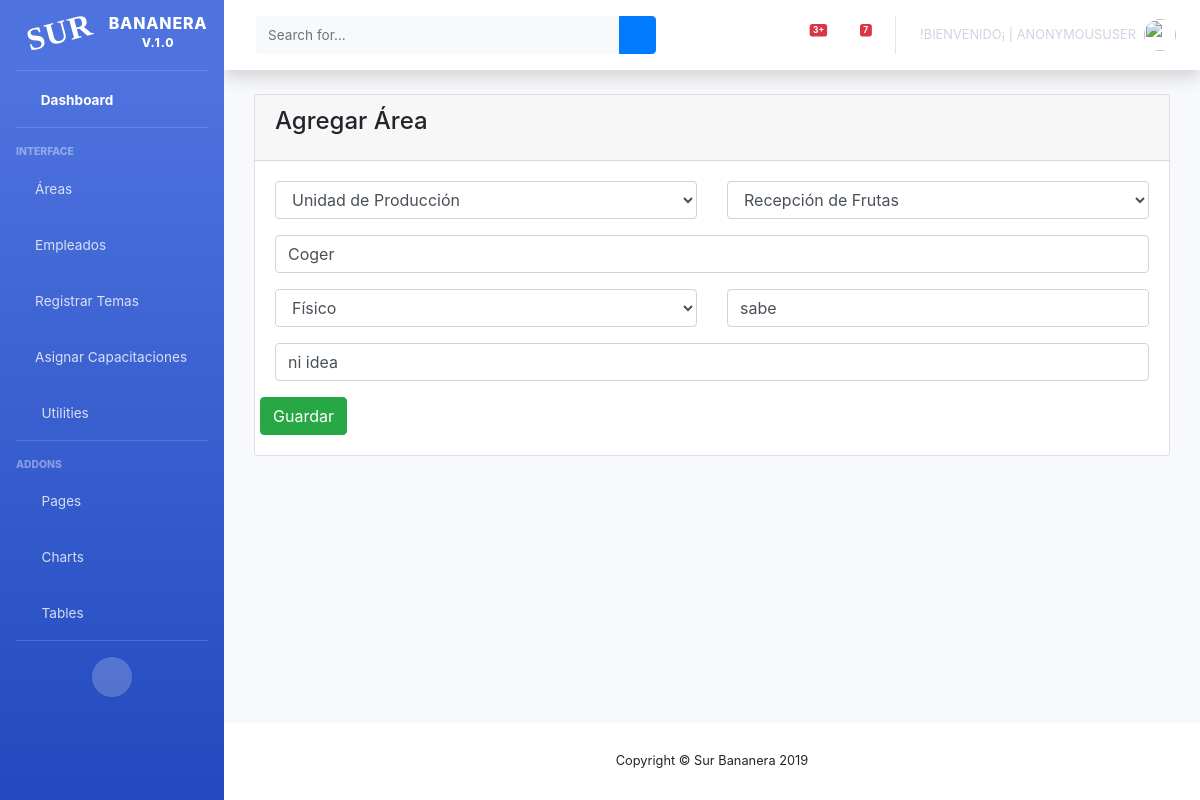
Before: /bananera/editarAreas/1 with the older database file.
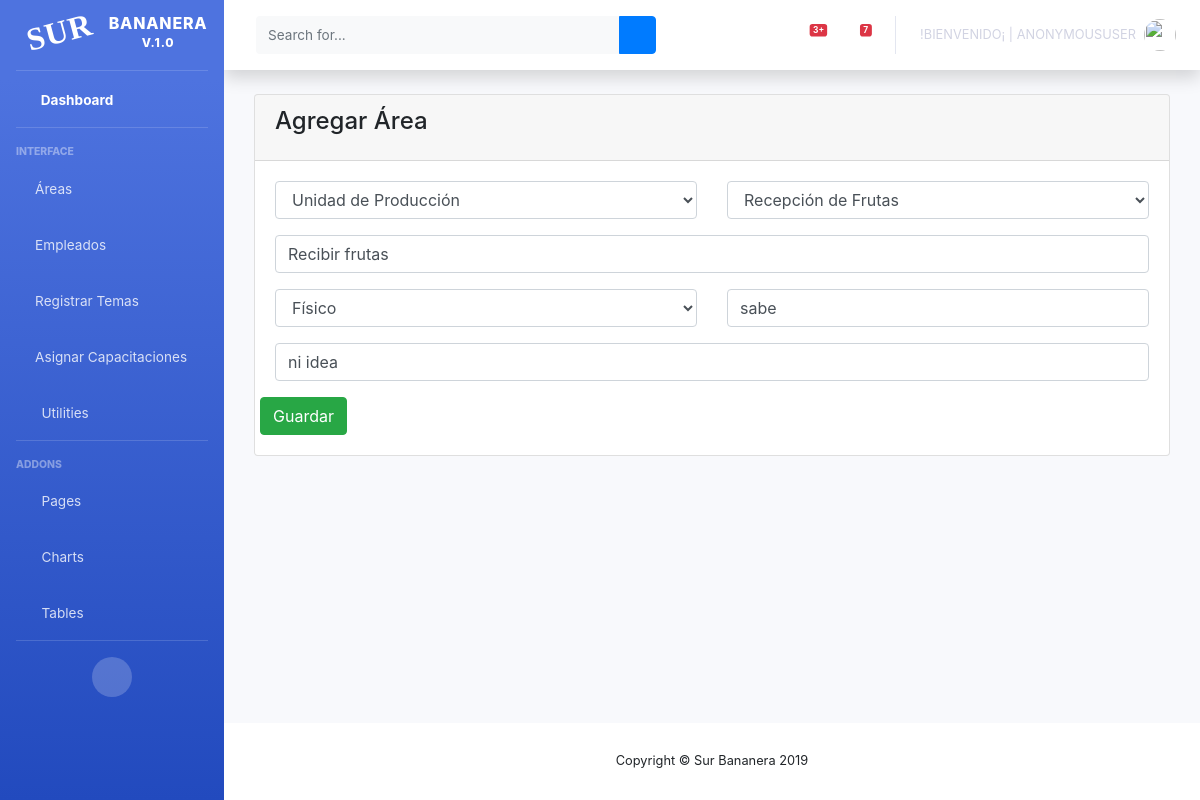
After: the same page with the newer database file.
### surBananas/models.py (models this page shows, shortened)
class areas(models.Model):
    choice_riesgo ={('', 'Tipos de riesgo'),('Físico','Físico'),('Quimico','Quimico'), ('Físico y Quimico','Físico y Quimico')}
    choice_fase ={('', 'Fases'),('Unidad de Empaque','Unidad de Empaque'),('Unidad de Producción','Unidad de Producción')}
    choice_puesto= (('', 'Áreas y Puestos'),
                   ('1.- Unidad de Empaque', (
                       ('Recepción de Frutas', 'Recepción de Frutas'),
                       ('Desflore', 'Desflore'),
                       ('Lavador de Fomi', 'Lavador de Fomi'),
                       ('Armador de Carga', 'Armador de Carga'),
                       ('Evaluador de Fruta', 'Evaluador de Fruta'),
                       ('Clasificación', 'Clasificación'),
                       ('Selección', 'Selección'),
                       ('Selladoras', 'Selladoras'),
                       ('Pasador de Frutas', 'Pasador de Frutas'),
                       ('Empacador', 'Empacador'),
                       ('Repesado de Cajas Empacadas.', 'Repesado de Cajas Empacadas.'),
                       ('Desmane', 'Desmane'),
                       ('Estibador', 'Estibador'),
                       ('Pegador de Carton', 'Pegador de Carton'),
                       ('Preparación de Mezcla PosCosecha', 'Preparación de Mezcla PosCosecha'),
                       ('Limpieza', 'Limpieza'),
                       ('Dedo Suelto', 'Dedo Suelto'),
                       ('Bodega de Cartón', 'Bodega de Cartón'),
                       ('Evaluador de Cajas', 'Evaluador de Cajas'),
                       ('Jefe de Empaque', 'Jefe de Empaque'),
                   )),
                   ('2.- Unidad Producción', (
                       ('Deshije', 'Deshije'),
                       ('Aplicadores de Herbicidas', 'Aplicadores de Herbicidas'),
                       ('Desflore Manual', 'Desflore Manual'),
                       ('Cajeteo', 'Cajeteo'),
                       ('Saneo', 'Saneo'),
                       ('Paleo', 'Paleo'),
                       ('Fertilización', 'Fertilización'),
                       ('Riego y Bombeo', 'Riego y Bombeo'),
                       ('Chapeo de Rondas', 'Chapeo de Rondas'),
                       ('Picador de Matas', 'Picador de Matas'),
                       ('Desvio de Hijos y Rearme', 'Desvio de Hijos y Rearme'),
                       ('Técnico de Producción', 'Técnico de Producción'),
                       ('Jefe de Área', 'Jefe de Área'),
                       ('Cosecha', 'Cosecha'),
                       ('Embolse y Amarre.', 'Embolse y Amarre.'),
                       ('Fitosanitarios', 'Fitosanitarios'),
                       ('Seguridad', 'Seguridad'),
                       ('Responsable de Bodegas y Almacén', 'Responsable de Bodegas y Almacén'),
                       ('Taller y Mantenimiento.', 'Taller y Mantenimiento'),
                   )),
                   )
    fase = models.CharField(choices=choice_fase, default='', max_length=20, blank=True, null=True)
    puesto = models.CharField(choices=choice_puesto,max_length=20, blank=True, null=True, default='')
    actividad = models.CharField(max_length=500, blank=True, null=True)
    tiposRiesgo = models.CharField(choices=choice_riesgo, default='', max_length=20, blank=True, null=True)
    regionAnatomica = models.CharField(max_length=200,blank=True, null=True)
    eppUtilizar = models.CharField(max_length=200,blank=True, null=True)
    status = models.BooleanField('Estado', default=True)
    created_at = models.DateTimeField(auto_now_add=True, blank=True, null=True)

### surBananas/views.py (the view)
# urls.py: path('editarAreas/<int:pk>', views.ActualizarAreas.as_view(), name = 'editarAreas'),
class ActualizarAreas(UpdateView):
    model = areas
    template_name = 'agregarArea.html'
    form_class = AreasForm
    success_url = reverse_lazy('listaAreas')

### surBananas/templates/agregarArea.html (shortened to what this page needs)
{% extends 'indexAdmin.html' %}
{% block contenido %}
    <div class="content">
        <div class="container-fluid">
            <div class="row">
                <div class="col-md-12">
                    <div class="card">
                        <div class="card-header card-header-warning">
                            <h4 class="card-title">Agregar Área</h4>
                        </div>
                        <div class="card-body">
                            <form method="post" enctype="multipart/form-data">
                                <div class="row">
                                    {% if error %}
                                        <h1>{{ error }}</h1>
                                    {% else %}
                                        <div class="col-md-6">
                                            <div class="form-group">
                                                {{ form.fase }}
                                            </div>
                                        </div>
                                         <div class="col-md-6">
                                            <div class="form-group">
                                                {{ form.puesto }}
                                            </div>
                                        </div>
                                        <div class="col-md-12">
                                            <div class="form-group">
                                                {{ form.actividad }}
                                            </div>
                                        </div>
                                        <div class="col-md-6">
                                            <div class="form-group">
                                                {{ form.tiposRiesgo }}
                                            </div>
                                        </div>
                                        <div class="col-md-6">
                                            <div class="form-group">
                                                {{ form.regionAnatomica }}
                                            </div>
                                        </div>
                                        <div class="col-md-12">
                                            <div class="form-group">
                                                {{ form.eppUtilizar }}
                                            </div>
                                        </div>
                                        <button type="submit" class="btn btn-success pull-right">Guardar</button>
                                    {% endif %}
                                </div>
                            </form>
                        </div>
                    </div>
                </div>
            </div>
        </div>
    </div>
{%endblock contenido %}

Changed rows visible on the page:
changed areas "Unidad de Producción": actividad "Coger" → "Recibir frutas"
